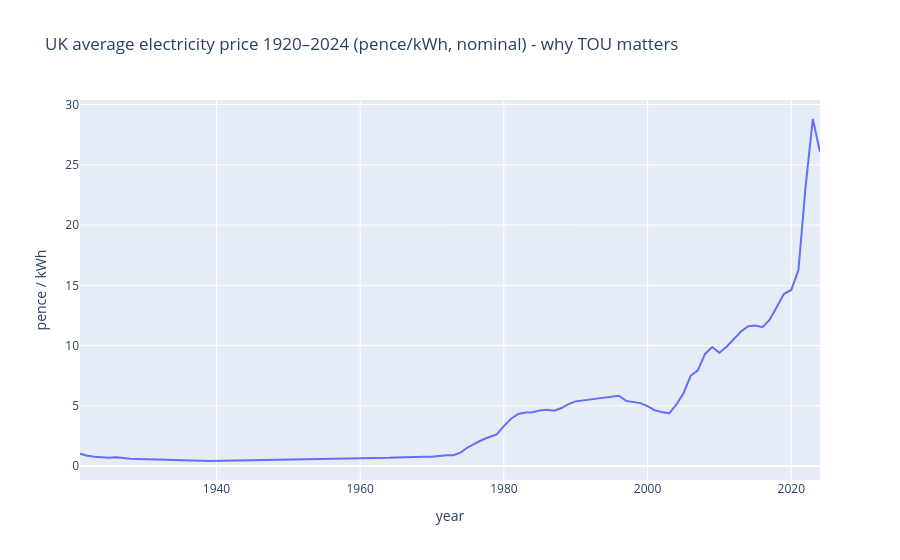

Source (notebook cell):
### Code cell
# single motivational chart: UK average selling price 1920–2024
fig = px.line(hist, x='year', y='price_p_per_kwh',
              title='UK average electricity price 1920–2024 (pence/kWh, nominal) - why TOU matters',
              labels=dict(year='year', price_p_per_kwh='pence / kWh'))
fig.show()
